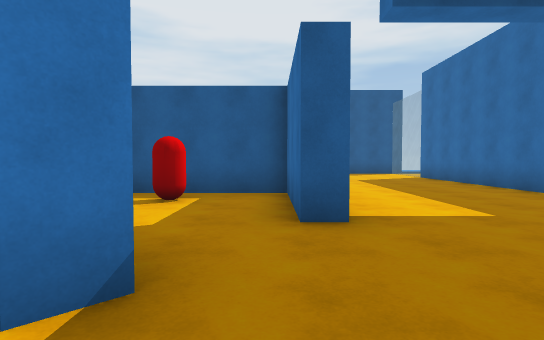
view 1 (above)

23 first-person views from a walk through a scene from a Unity 3-D project. The camera is 1.3 m above the floor, tilts 2° down and sees 80° across. The floor is counted in squares, 2 m on a side. Each view is taken from the middle of a square. On the plan, view 1 faces up. The plan holds only what a view shows up to about 10 squares ahead; the rest is blank. The place goes on beyond the plan. The player is left out.

view 2
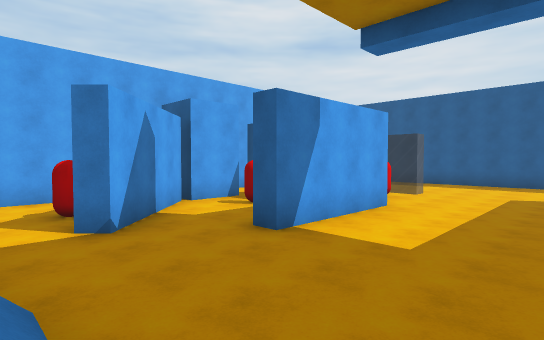

view 3
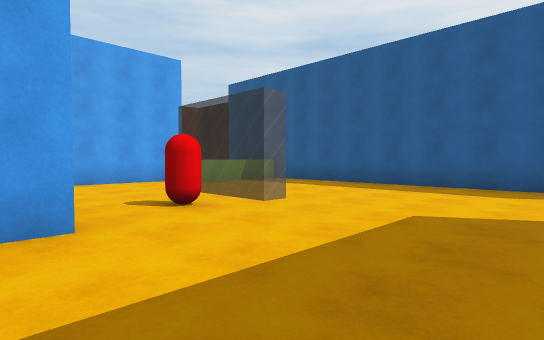

view 4
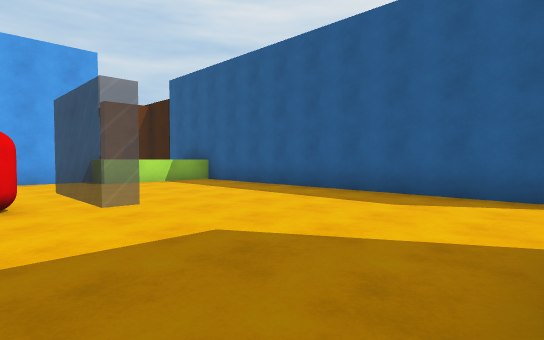

view 5
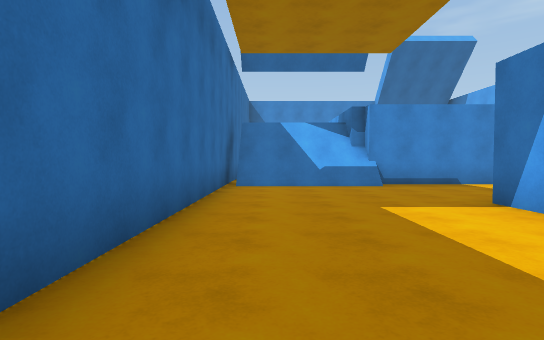

view 6
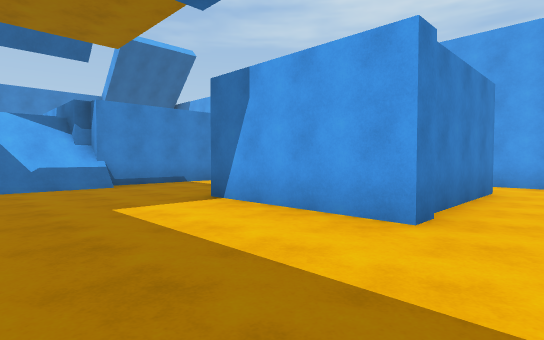

view 7
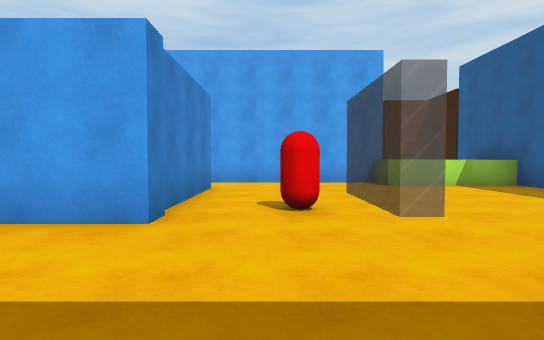

view 8
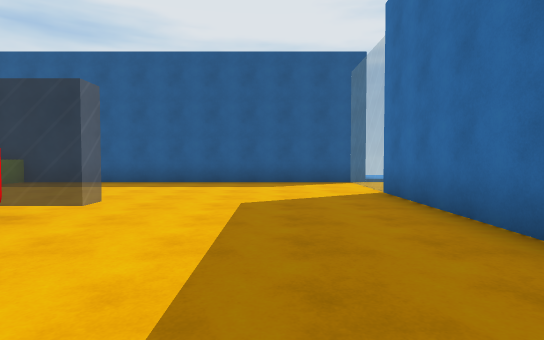

view 9
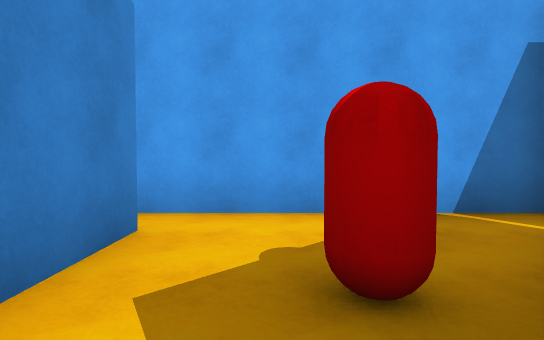

view 10
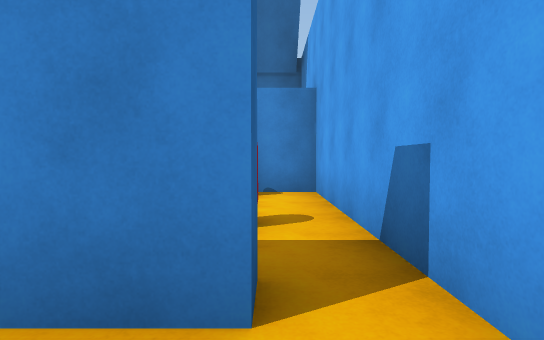

view 11
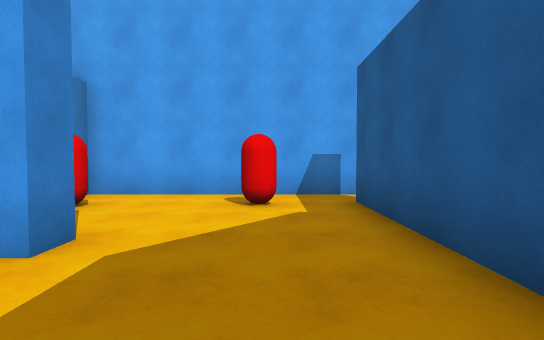

view 12
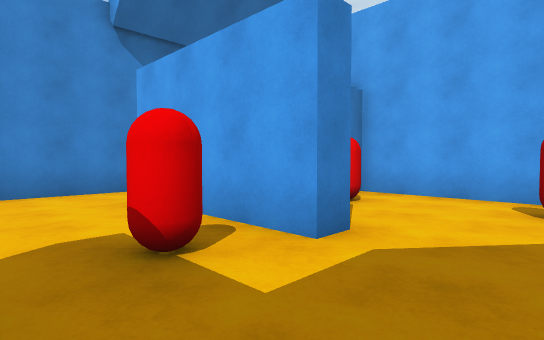

view 13
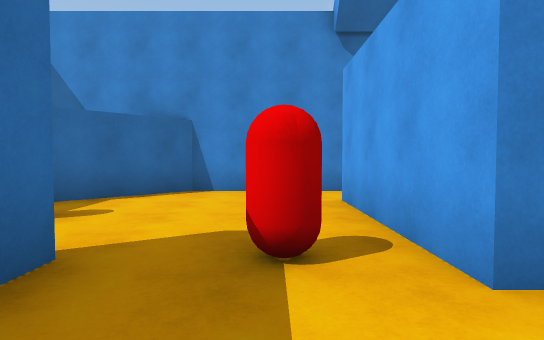

view 14
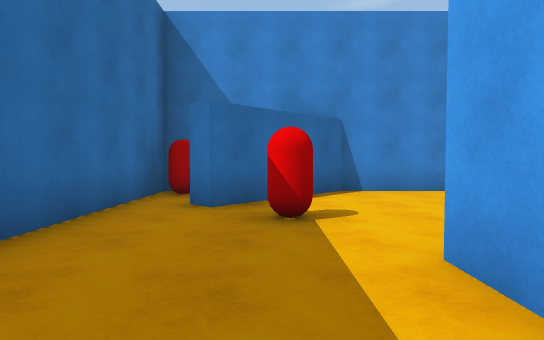

view 15
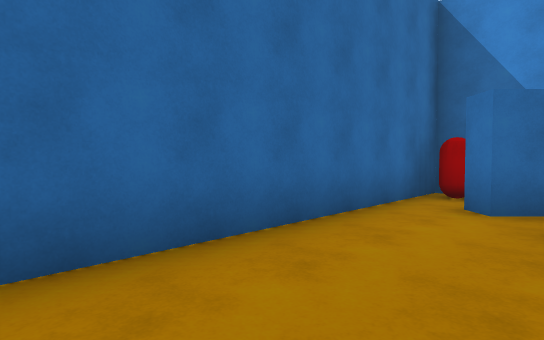

view 16
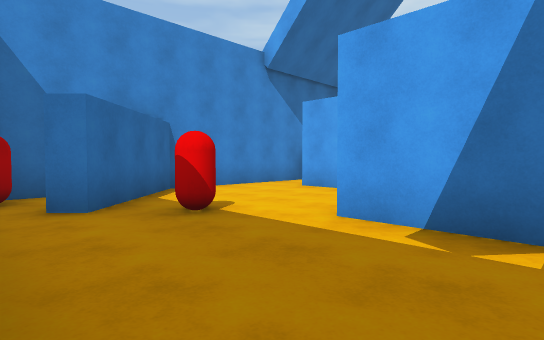

view 17
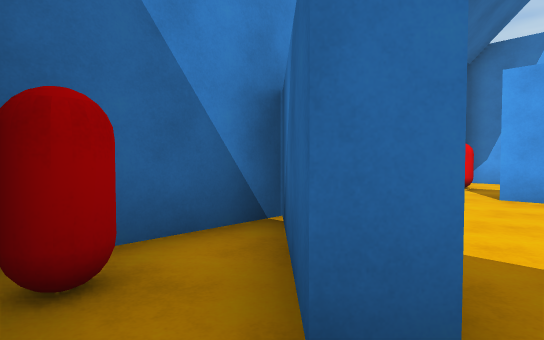

view 18
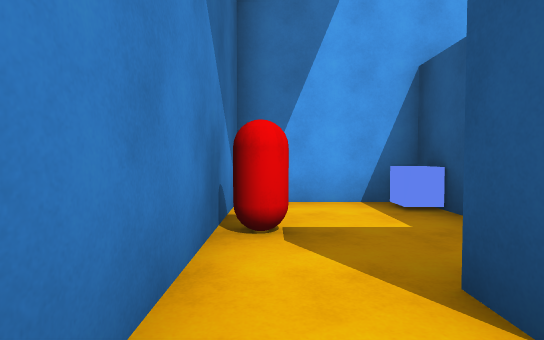

view 19
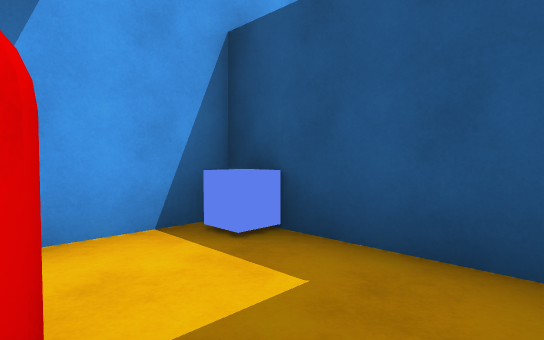

view 20
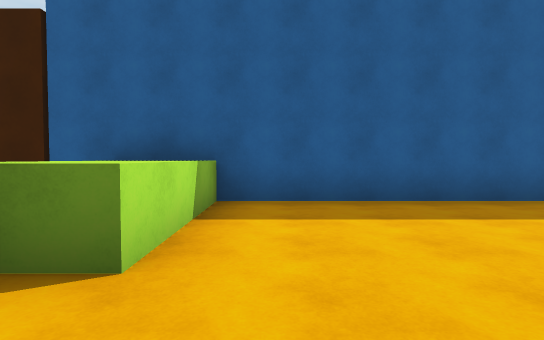

view 21
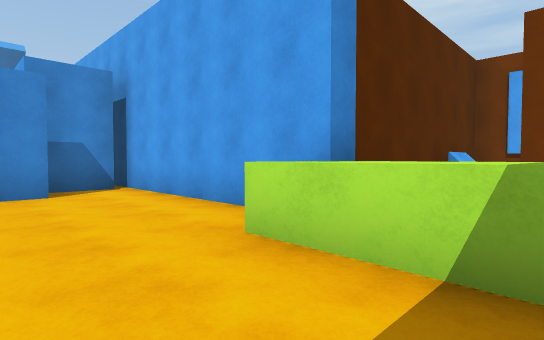

view 22
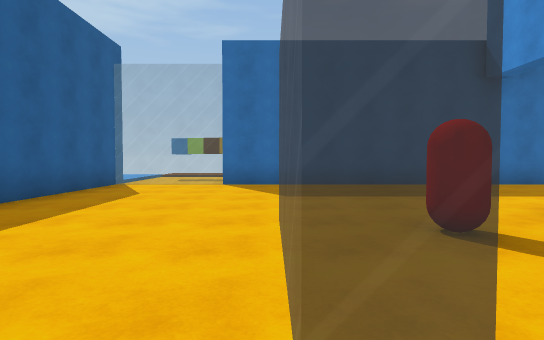

view 23
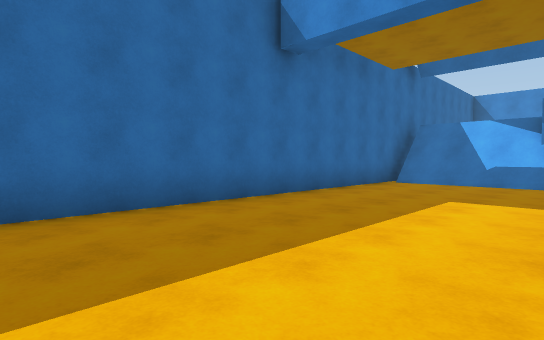

### Floor plan
Key: @ floor where view 1 was taken; # wall or solid block; . floor; / step, stairs or slope; = window, fence, low wall or low ledge; ^ raised ledge; O other object.
Columns run from 7 left of view 1 to 6 right of it. Each row starts with its distance up from view 1.
 14 ##^^#########=
 13   ^^.........=
 12   ^^.........=
 11 ##^^.........#
 10   #..===.....#
  9   #..........#
  8   #....O.....#
  7   #..........#
  6   #.####.....#
  5   ###O.#.....#
  4   #.#..#.....#
  3   #.##.......#
  2   #..##......#
  1   #.O........#
  0   #....@.////#
 -1   #######=///#
 -2   #O.....#...#
 -3   #......#...#
 -4   #...#O.#...#
 -5   #.O.#......#
 -6   #O###...O..#
 -7   #...#...##.#
 -8   #.O....##O.#
 -9   ############

Where each view was taken, in squares from view 1:
view 1: 0 up, 0 right, facing up
view 2: 0 up, 4 right, facing up-left
view 3: 6 up, 4 right, facing up-left
view 4: 8 up, 5 right, facing up-left
view 5: 8 up, 4 right, facing down
view 6: 8 up, 4 right, facing down-left
view 7: 8 up, 4 right, facing left
view 8: 5 up, 3 right, facing up
view 9: 1 up, 1 left, facing left
view 10: 1 up, 4 left, facing down
view 11: 2 down, 1 right, facing left
view 12: 2 down, 1 right, facing down-left
view 13: 2 down, 0 right, facing down
view 14: 2 down, 3 right, facing down
view 15: 2 down, 3 right, facing down-right
view 16: 2 down, 5 right, facing down-left
view 17: 6 down, 5 right, facing down-left
view 18: 8 down, 0 right, facing left
view 19: 8 down, 2 left, facing up-left
view 20: 9 up, 3 left, facing up
view 21: 13 up, 2 left, facing down-left
view 22: 10 up, 3 left, facing right
view 23: 9 up, 1 right, facing down-right
